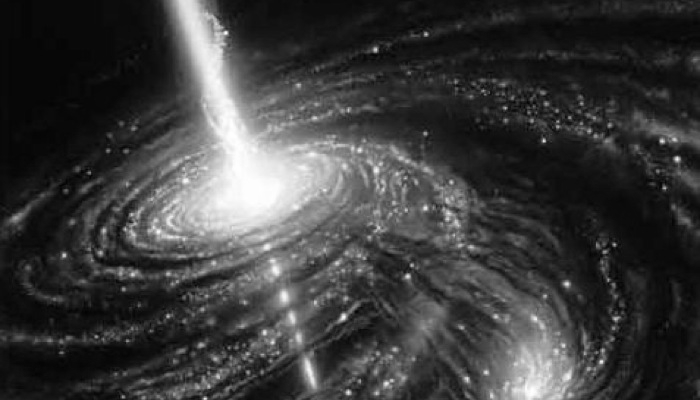
%> input picture Final/black-hole.tif, 700 x 400 px
$ octave Spring2021_Math146_Final.m   (GNU Octave 9; MATLAB toolbox functions it lacks are replaced by stand-ins)
%> lines starting %> are read from the running program, lines starting %| are printed output that depends on the picture
% Name:Tommy Lee Truong
% Last Edit:May 13 2021
% Program Name: Final
clc; clear all; close all;
%% 1
%b
A=[1,0,2,3;
    -1,2,2,3;
    0,1,1,2;
    3,1,1,2]
[L,U,P]=lu(A)
%% 2
%b
data=[-0.73,0.07;
    1.80,-0.24;
    -1.86,0.14;
    -0.25,0.99;
    -0.47,0.69;
    1.06,-0.71;
    1.18,-0.81;
    -1.25,-1.03]
xvec=data(:,1);
yvec=data(:,2);
V=[xvec.^4,xvec.^3,xvec.^2,xvec,ones(size(xvec))]
avec=inv(transpose(V)*V)*transpose(V)*yvec
x=linspace(-2,2);
y=polyval(avec,x);
%c
plot(x,y)
title('Q2c Best Fit Least Square Solution')
hold on
plot(xvec,yvec,'r*')
legend('Best Fit Line','Data Points')
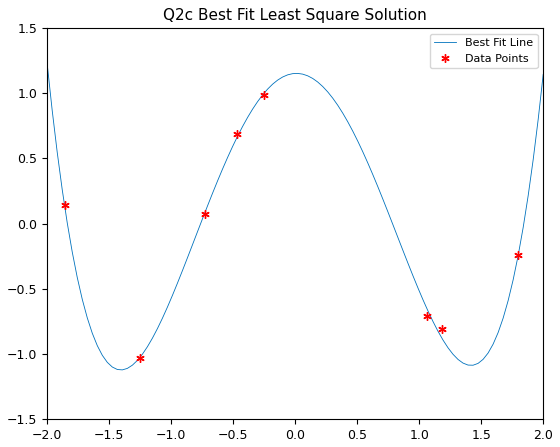
%> figure redrawn from the program's plot data; curve peaks at x = -2, y = 1.22
hold off
%d
e=yvec-V*avec;
E=(norm(e,2)).^2
%% 5
%c
a8=5.^8+3.*(2.^8)
%% 6
%a
A=imread('black-hole.tif');
%> A is the input picture: size 400x700 uint8; min 3, max 254, mean 60.6
imagesc(A);
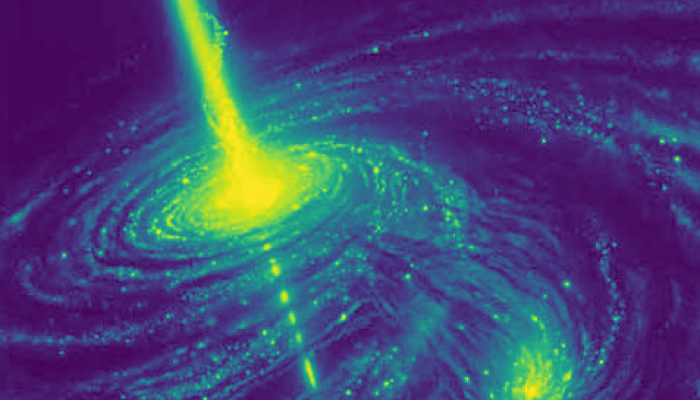
%> displayed picture: size 400x700x3, on the screen's scale of 0 to 255; mean R, G, B 68.9, 69.7, 117.4
%b
A=double(A);
%> A: size 400x700 double
[U,S,V]=svd(A);
r=rank(A)
%> r = 400
sigmavals = diag(S);
%> sigmavals = 400 values, max 39358.5 at index 1, min 4.08 at index 400, mean 394.4
figure();
scatter(1:r,sigmavals,'.')
title('Q6b Singular vs Mode')
xlabel('i')
ylabel('sigma_i')
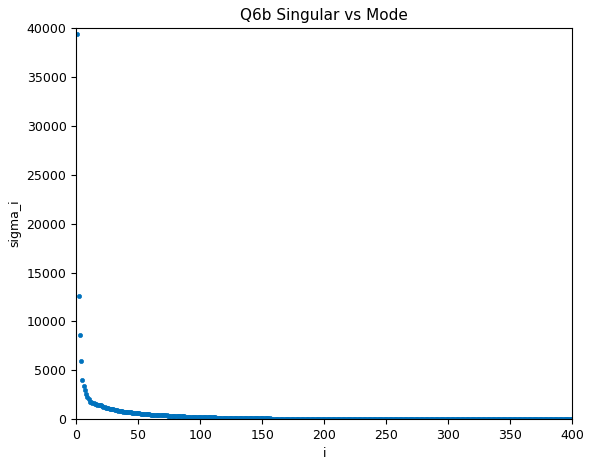
%> figure redrawn from the program's plot data
%c
A10=U(:,1:10)*S(1:10,1:10)*V(:,1:10)';
figure();
imagesc(A10);
title('A10')
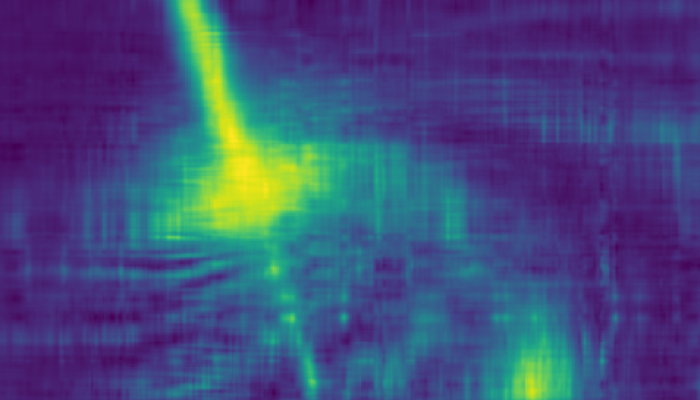
%> displayed picture: size 400x700x3, on the screen's scale of 0 to 255; mean R, G, B 66.6, 76.8, 123.9
A50=U(:,1:50)*S(1:50,1:50)*V(:,1:50)';
figure();
imagesc(A50);
title('A50')
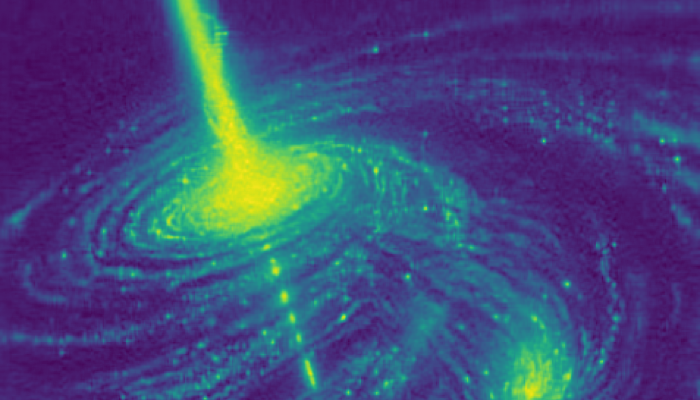
%> displayed picture: size 400x700x3, on the screen's scale of 0 to 255; mean R, G, B 66.9, 75.3, 122.7
